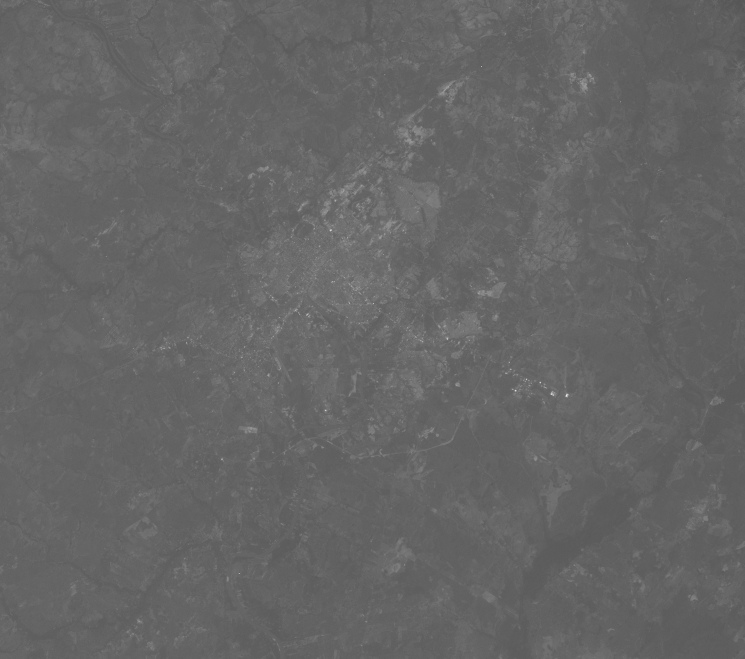
%> input picture PDI/Octave_code/Octave_Atividade_4/TM19860908_Corte/LANDSAT_5_TM_19860908_226_071_L2_BAND1_Corte.tif, 1490 x 1318 px (shown at 1/2 size)
$ octave A4_Rad_Ref_Octave.m   (GNU Octave 9; MATLAB toolbox functions it lacks are replaced by stand-ins)
%> lines starting %> are read from the running program, lines starting %| are printed output that depends on the picture
%C醠culo de radi鈔cia e reflect鈔cia no topo da atmosfera (TOA)

clc;
clear all;
close all;

disp('*********************************************************************');
disp('****        C骴igo criado pelo Prof. Dr. Thiago Statella         ****');
disp('****        Disciplina: Processamento Digital de Imagens         ****');
disp('****  Instituto Federal de Educa玢o, Ci阯cia e Tecnologia de MT  ****');
disp('*********************************************************************');
disp(' ');
disp(' ');

%Dados de entrada**********************************************************
Banda       = imread('LANDSAT_5_TM_19860908_226_071_L2_BAND1_Corte.tif');
%> Banda is the input picture: size 1318x1490 uint8; min 69, max 255, mean 100.9
Lmin        = -1.52;
Lmax        = 169;
Data        = '08.09.1986';
Elevation   = 46.7330;
Zenital     = 90 - Elevation;
ESUN        = 1983;
%**************************************************************************

%Calculando a dist鈔cia Terra-Sol******************************************
%Dia do ano
dda  = datenum(Data,'dd.mm.yyyy') - datenum('01.01.1986','dd.mm.yyyy');
d    = 1 + (0.0167 * sin(2 * pi * (dda - 93.5) / 365));
%**************************************************************************

%Calculando radi鈔cia******************************************************
Banda = double(Banda);
%> Banda: size 1318x1490 double
Rad   = (((Lmax - Lmin) / 255) * Banda) + Lmin;
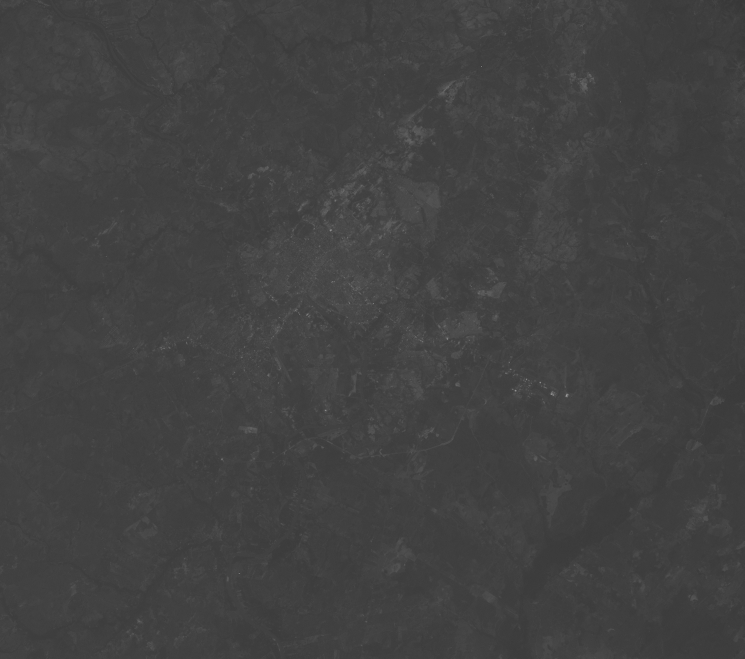
%> Rad: size 1318x1490 double (shown at 1/2 size); min 44.62, max 169, mean 66
%deslocando para evitar valores de radi鈔cia negativa
Rad   = Rad + abs(Lmin);
figure,imshow(Rad,[]),title('Imagem de radi鈔cia');
%**************************************************************************

%Reflect鈔cia (TOA)********************************************************
Ref = (pi * Rad * d^2) / (ESUN * cos(deg2rad(Zenital)));
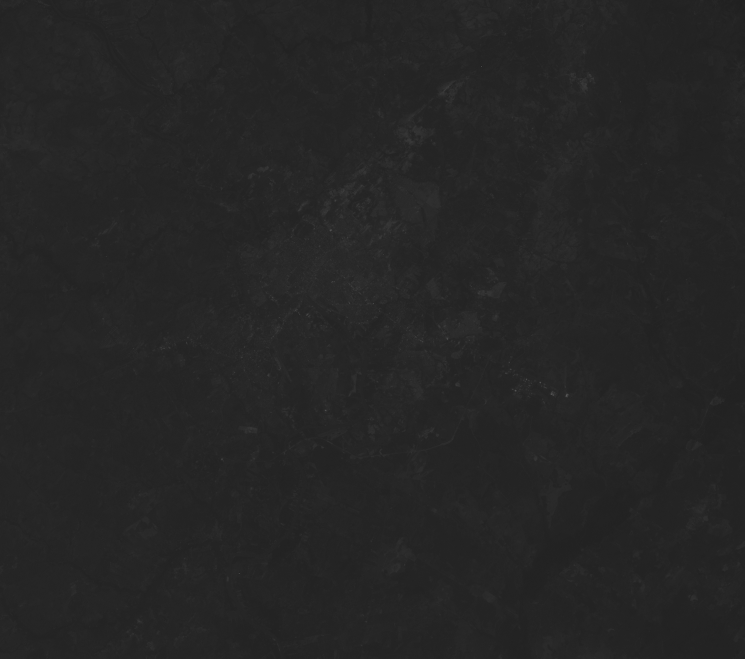
%> Ref: size 1318x1490 double (shown at 1/2 size); min 0.102, max 0.376, mean 0.149
figure,imshow(Ref,[]),title('Imagem de reflect鈔cia');
%**************************************************************************

%Salvando: aten玢o ao nome

Banda1_Rad = Rad;
save('Banda1_Rad','Banda1_Rad');
Banda1_Ref = Ref;
save('Banda1_Ref','Banda1_Ref');

$ run again, with PDI/Octave_code/Octave_Atividade_4/TM19860908_Corte/LANDSAT_5_TM_19860908_226_071_L2_BAND3_Corte.tif copied over PDI/Octave_code/Octave_Atividade_4/TM19860908_Corte/LANDSAT_5_TM_19860908_226_071_L2_BAND1_Corte.tif
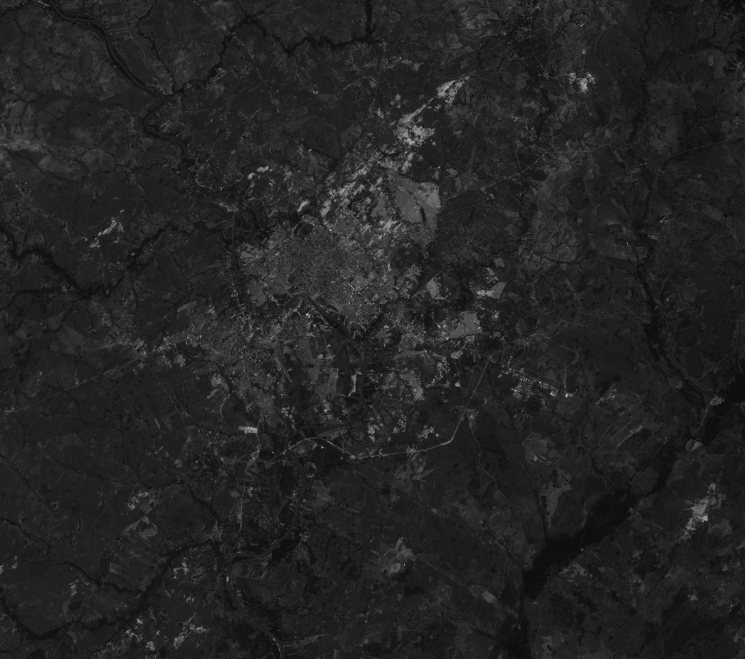
%> input picture PDI/Octave_code/Octave_Atividade_4/TM19860908_Corte/LANDSAT_5_TM_19860908_226_071_L2_BAND3_Corte.tif, 1490 x 1318 px (shown at 1/2 size)
%> Banda is the input picture: size 1318x1490 uint8; min 0, max 255, mean 35.6
%> Banda: size 1318x1490 double
%> `Rad   = Rad + abs(Lmin);`:
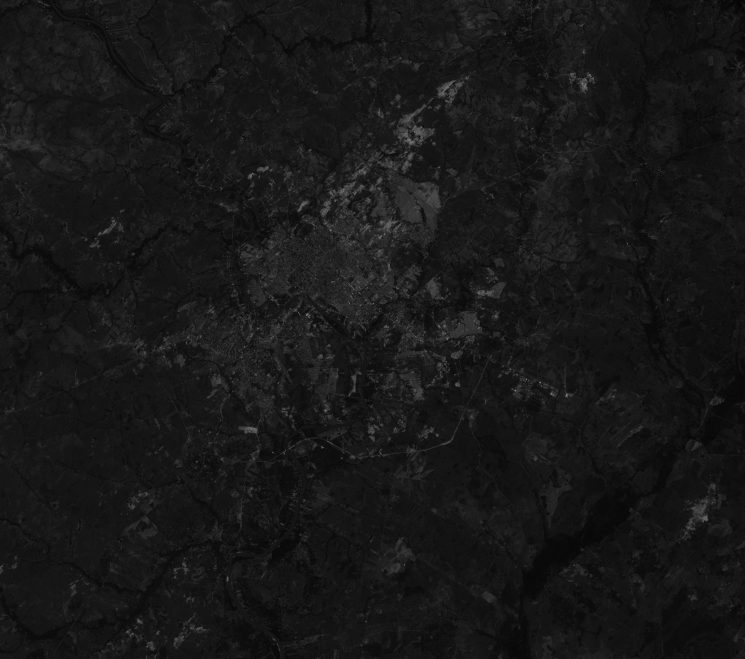
%> Rad: size 1318x1490 double (shown at 1/2 size); min 0, max 170.5, mean 23.8
